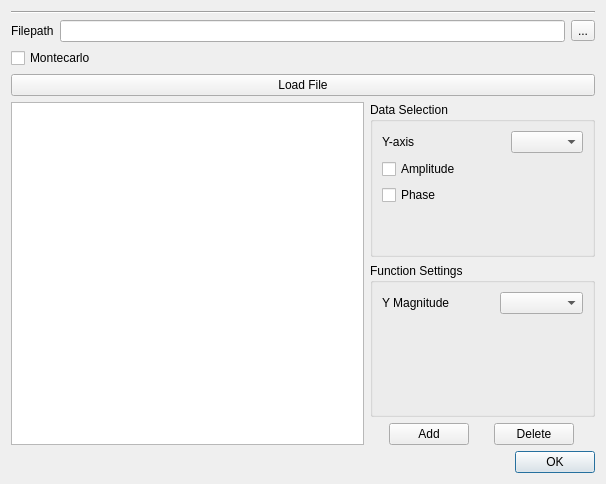
<?xml version="1.0" encoding="UTF-8"?>
<ui version="4.0">
 <class>Dialog</class>
 <widget class="QDialog" name="Dialog">
  <property name="geometry">
   <rect>
    <x>0</x>
    <y>0</y>
    <width>606</width>
    <height>484</height>
   </rect>
  </property>
  <property name="windowTitle">
   <string>LTSpice File Reader</string>
  </property>
  <layout class="QGridLayout" name="gridLayout">
   <item row="3" column="0">
    <widget class="QCheckBox" name="mcCheckBox">
     <property name="text">
      <string>Montecarlo</string>
     </property>
    </widget>
   </item>
   <item row="1" column="0">
    <widget class="Line" name="line">
     <property name="orientation">
      <enum>Qt::Horizontal</enum>
     </property>
    </widget>
   </item>
   <item row="5" column="0">
    <layout class="QHBoxLayout" name="horizontalLayout">
     <property name="sizeConstraint">
      <enum>QLayout::SetDefaultConstraint</enum>
     </property>
     <item>
      <widget class="QListWidget" name="functionList">
       <property name="maximumSize">
        <size>
         <width>400</width>
         <height>16777215</height>
        </size>
       </property>
      </widget>
     </item>
     <item>
      <layout class="QVBoxLayout" name="verticalLayout_2">
       <item>
        <widget class="QGroupBox" name="dataSelectionGB">
         <property name="title">
          <string>Data Selection</string>
         </property>
         <layout class="QVBoxLayout" name="verticalLayout_4">
          <item>
           <layout class="QFormLayout" name="formLayout_2">
            <property name="horizontalSpacing">
             <number>50</number>
            </property>
            <item row="0" column="0">
             <widget class="QLabel" name="y">
              <property name="text">
               <string>Y-axis</string>
              </property>
             </widget>
            </item>
            <item row="1" column="0">
             <widget class="QCheckBox" name="amplitudeCB">
              <property name="text">
               <string>Amplitude</string>
              </property>
             </widget>
            </item>
            <item row="2" column="0">
             <widget class="QCheckBox" name="phaseCB">
              <property name="text">
               <string>Phase</string>
              </property>
             </widget>
            </item>
            <item row="0" column="1">
             <widget class="QComboBox" name="yAxis"/>
            </item>
           </layout>
          </item>
         </layout>
        </widget>
       </item>
       <item>
        <widget class="QGroupBox" name="functionSettingGB">
         <property name="title">
          <string>Function Settings</string>
         </property>
         <layout class="QVBoxLayout" name="verticalLayout_3">
          <item>
           <layout class="QFormLayout" name="formLayout">
            <property name="horizontalSpacing">
             <number>50</number>
            </property>
            <item row="0" column="0">
             <widget class="QLabel" name="yMagLabel">
              <property name="text">
               <string>Y Magnitude</string>
              </property>
             </widget>
            </item>
            <item row="0" column="1">
             <widget class="QComboBox" name="yMagnitude"/>
            </item>
           </layout>
          </item>
         </layout>
        </widget>
       </item>
       <item>
        <layout class="QHBoxLayout" name="horizontalLayout_2">
         <item>
          <widget class="QPushButton" name="addButton">
           <property name="maximumSize">
            <size>
             <width>80</width>
             <height>16777215</height>
            </size>
           </property>
           <property name="text">
            <string>Add</string>
           </property>
          </widget>
         </item>
         <item>
          <widget class="QPushButton" name="deleteButton">
           <property name="maximumSize">
            <size>
             <width>80</width>
             <height>16777215</height>
            </size>
           </property>
           <property name="text">
            <string>Delete</string>
           </property>
          </widget>
         </item>
        </layout>
       </item>
      </layout>
     </item>
    </layout>
   </item>
   <item row="4" column="0">
    <widget class="QPushButton" name="loadFilePB">
     <property name="text">
      <string>Load File</string>
     </property>
    </widget>
   </item>
   <item row="2" column="0">
    <layout class="QHBoxLayout" name="horizontalLayout_3">
     <item>
      <widget class="QLabel" name="filepathLabel">
       <property name="sizePolicy">
        <sizepolicy hsizetype="Fixed" vsizetype="Fixed">
         <horstretch>0</horstretch>
         <verstretch>0</verstretch>
        </sizepolicy>
       </property>
       <property name="text">
        <string>Filepath</string>
       </property>
       <property name="wordWrap">
        <bool>true</bool>
       </property>
      </widget>
     </item>
     <item>
      <widget class="QLineEdit" name="filepathPTE">
       <property name="maximumSize">
        <size>
         <width>700</width>
         <height>16777215</height>
        </size>
       </property>
       <property name="readOnly">
        <bool>true</bool>
       </property>
      </widget>
     </item>
     <item>
      <widget class="QToolButton" name="browseButton">
       <property name="sizePolicy">
        <sizepolicy hsizetype="Minimum" vsizetype="Fixed">
         <horstretch>0</horstretch>
         <verstretch>0</verstretch>
        </sizepolicy>
       </property>
       <property name="text">
        <string>...</string>
       </property>
      </widget>
     </item>
    </layout>
   </item>
   <item row="6" column="0">
    <widget class="QDialogButtonBox" name="okButton">
     <property name="orientation">
      <enum>Qt::Horizontal</enum>
     </property>
     <property name="standardButtons">
      <set>QDialogButtonBox::Ok</set>
     </property>
    </widget>
   </item>
  </layout>
 </widget>
 <resources/>
 <connections>
  <connection>
   <sender>okButton</sender>
   <signal>accepted()</signal>
   <receiver>Dialog</receiver>
   <slot>accept()</slot>
   <hints>
    <hint type="sourcelabel">
     <x>270</x>
     <y>472</y>
    </hint>
    <hint type="destinationlabel">
     <x>157</x>
     <y>274</y>
    </hint>
   </hints>
  </connection>
  <connection>
   <sender>okButton</sender>
   <signal>rejected()</signal>
   <receiver>Dialog</receiver>
   <slot>reject()</slot>
   <hints>
    <hint type="sourcelabel">
     <x>338</x>
     <y>472</y>
    </hint>
    <hint type="destinationlabel">
     <x>286</x>
     <y>274</y>
    </hint>
   </hints>
  </connection>
 </connections>
</ui>
